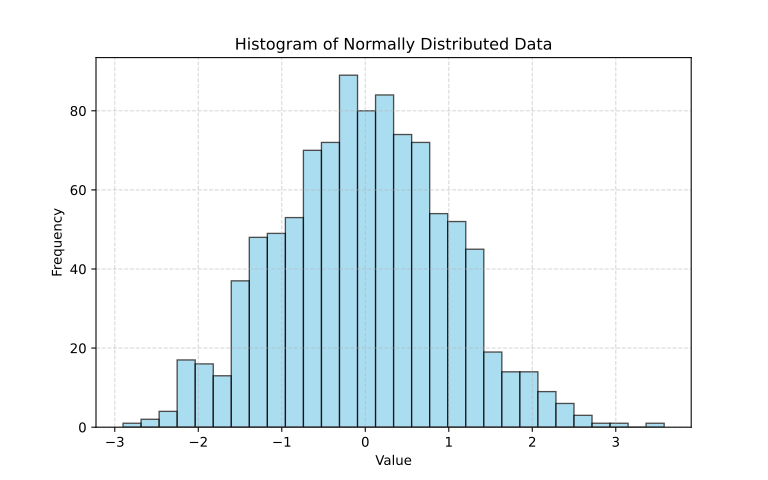

The Python source for this figure:
import numpy as np
import matplotlib.pyplot as plt

# Generate believable data: 1000 samples from a normal distribution
# Mean = 0, Standard Deviation = 1
data = np.random.normal(loc=0, scale=1, size=1000)

# Create the histogram
plt.figure(figsize=(8, 5))
plt.hist(data, bins=30, color='skyblue', edgecolor='black', alpha=0.7)

# Add labels and title for realism
plt.title('Histogram of Normally Distributed Data')
plt.xlabel('Value')
plt.ylabel('Frequency')
plt.grid(True, linestyle='--', alpha=0.5)

# Show the plot
plt.savefig(f'{__file__.replace('.py','')}.svg', transparent=True)

plt.show()
